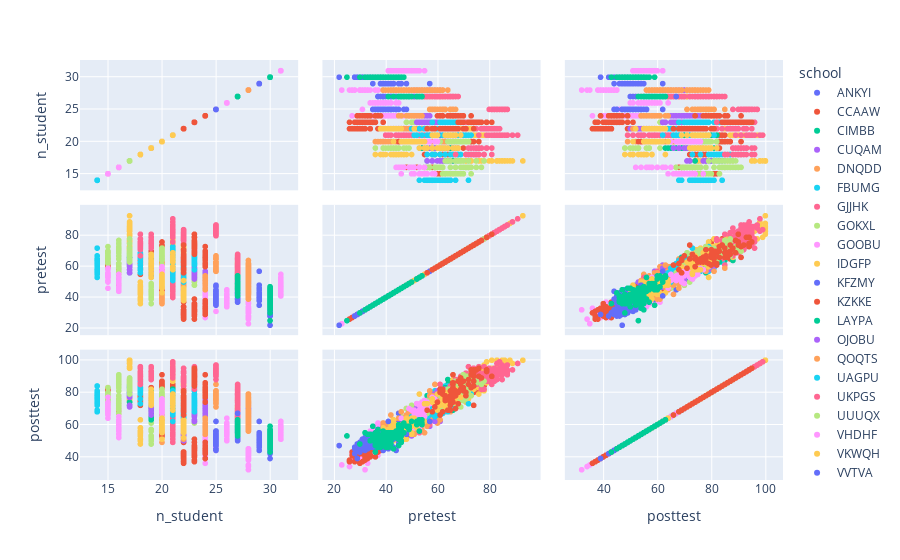

Notebook source saved alongside this figure:
### Code cell
fig = px.scatter_matrix(df,
    dimensions=["n_student", "pretest", "posttest"],
    color="school")
fig.show()

### Figure 1 — Plotly figure (JSON) as saved in the notebook; plotly's stock layout.template omitted (floating-point values rounded to 4 significant figures; data arrays with more than 128 entries replaced by an {"elided": "..."} marker saying what was removed)
{"data": [{"dimensions": [{"axis": {"matches": true}, "label": "n_student", "values": [20, 20, 20, 20, 20, 20, 20, 20, 20, 20, 20, 20, 20, 20, 20, 20, 20, 20, 20, 20, 21, 21, 21, 21, 21, 21, 21, 21, 21, 21, 21, 21, 21, 21, 21, 21, 21, 21, 21, 21, 21]}, {"axis": {"matches": true}, "label": "pretest", "values": [62, 66, 64, 61, 64, 66, 63, 63, 64, 61, 61, 64, 66, 60, 64, 64, 63, 67, 63, 64, 60, 60, 57, 57, 56, 58, 60, 60, 54, 60, 58, 66, 60, 59, 57, 60, 61, 61, 59, 62, 60]}, {"axis": {"matches": true}, "label": "posttest", "values": [72, 79, 76, 77, 76, 74, 75, 72, 77, 72, 73, 74, 78, 71, 77, 73, 70, 73, 71, 73, 68, 70, 66, 70, 65, 67, 70, 67, 63, 75, 66, 71, 76, 69, 69, 68, 71, 66, 69, 72, 66]}], "hovertemplate": "school=ANKYI<br>%{xaxis.title.text}=%{x}<br>%{yaxis.title.text}=%{y}<extra></extra>", "legendgroup": "ANKYI", "marker": {"color": "#636efa", "symbol": "circle"}, "name": "ANKYI", "showlegend": true, "type": "splom"}, {"dimensions": [{"axis": {"matches": true}, "label": "n_student", "values": [18, 18, 18, 18, 18, 18, 18, 18, 18, 18, 18, 18, 18, 18, 18, 18, 18, 18, 20, 20, 20, 20, 20, 20, 20, 20, 20, 20, 20, 20, 20, 20, 20, 20, 20, 20, 20, 20, 15, 15, 15, 15, 15, 15, 15, 15, 15, 15, 15, 15, 15, 15, 15, 21, 21, 21, 21, 21, 21, 21, 21, 21, 21, 21, 21, 21, 21, 21, 21, 21, 21, 21, 21, 21, 16, 16, 16, 16, 16, 16, 16, 16, 16, 16, 16, 16, 16, 16, 16, 16, 19, 19, 19, 19, 19, 19, 19, 19, 19, 19, 19, 19, 19, 19, 19, 19, 19, 19, 19]}, {"axis": {"matches": true}, "label": "pretest", "values": [61, 58, 64, 58, 65, 65, 62, 58, 59, 59, 63, 63, 59, 61, 55, 66, 67, 68, 63, 63, 66, 67, 67, 73, 68, 70, 74, 64, 62, 76, 73, 65, 66, 66, 66, 65, 63, 68, 65, 70, 65, 61, 63, 62, 69, 63, 62, 63, 59, 63, 66, 59, 60, 68, 74, 63, 73, 75, 78, 69, 73, 74, 73, 68, 72, 73, 71, 73, 76, 70, 71, 76, 72, 71, 49, 55, 60, 59, 59, 55, 55, 56, 53, 48, 62, 58, 52, 59, 53, 57, 68, 67, 67, 66, 58, 61, 63, 68, 61, 75, 68, 65, 65, 61, 62, 65, 70, 65, 60]}, {"axis": {"matches": true}, "label": "posttest", "values": [75, 78, 82, 77, 87, 80, 75, 73, 74, 74, 76, 78, 77, 77, 72, 83, 81, 79, 80, 83, 82, 84, 83, 85, 87, 91, 85, 83, 78, 84, 86, 87, 79, 84, 82, 83, 78, 84, 79, 83, 81, 74, 77, 82, 81, 75, 81, 77, 74, 80, 76, 77, 74, 76, 82, 73, 78, 83, 84, 78, 81, 80, 80, 82, 84, 80, 91, 80, 80, 84, 78, 85, 83, 83, 68, 70, 73, 73, 70, 69, 71, 74, 69, 70, 76, 75, 69, 67, 69, 72, 76, 80, 76, 82, 72, 70, 75, 77, 76, 83, 75, 72, 77, 77, 69, 74, 79, 74, 73]}], "hovertemplate": "school=CCAAW<br>%{xaxis.title.text}=%{x}<br>%{yaxis.title.text}=%{y}<extra></extra>", "legendgroup": "CCAAW", "marker": {"color": "#EF553B", "symbol": "circle"}, "name": "CCAAW", "showlegend": true, "type": "splom"}, {"dimensions": [{"axis": {"matches": true}, "label": "n_student", "values": [19, 19, 19, 19, 19, 19, 19, 19, 19, 19, 19, 19, 19, 19, 19, 19, 19, 19, 19, 21, 21, 21, 21, 21, 21, 21, 21, 21, 21, 21, 21, 21, 21, 21, 21, 21, 21, 21, 21, 21, 17, 17, 17, 17, 17, 17, 17, 17, 17, 17, 17, 17, 17, 17, 17, 17, 17, 17, 17, 17, 17, 17, 17, 17, 17, 17, 17, 17, 17, 17, 17, 17, 17, 17]}, {"axis": {"matches": true}, "label": "pretest", "values": [60, 62, 59, 62, 54, 58, 58, 60, 68, 55, 61, 61, 61, 64, 61, 54, 56, 55, 65, 64, 72, 72, 67, 64, 69, 67, 70, 64, 64, 69, 70, 71, 67, 69, 69, 66, 64, 69, 67, 65, 64, 64, 73, 66, 56, 67, 62, 68, 69, 68, 63, 72, 70, 68, 64, 64, 61, 70, 65, 63, 68, 66, 64, 68, 67, 66, 68, 72, 69, 68, 62, 71, 72, 64]}, {"axis": {"matches": true}, "label": "posttest", "values": [67, 70, 73, 72, 68, 66, 66, 69, 78, 69, 71, 71, 70, 81, 72, 69, 65, 64, 71, 76, 79, 78, 72, 74, 79, 78, 76, 77, 75, 78, 82, 78, 80, 79, 80, 81, 78, 82, 82, 76, 88, 80, 81, 83, 78, 87, 82, 82, 84, 85, 82, 83, 82, 87, 85, 78, 77, 78, 79, 72, 80, 75, 75, 77, 79, 75, 80, 86, 76, 78, 75, 80, 79, 74]}], "hovertemplate": "school=CIMBB<br>%{xaxis.title.text}=%{x}<br>%{yaxis.title.text}=%{y}<extra></extra>", "legendgroup": "CIMBB", "marker": {"color": "#00cc96", "symbol": "circle"}, "name": "CIMBB", "showlegend": true, "type": "splom"}, {"dimensions": [{"axis": {"matches": true}, "label": "n_student", "values": [28, 28, 28, 28, 28, 28, 28, 28, 28, 28, 28, 28, 28, 28, 28, 28, 28, 28, 28, 28, 28, 28, 28, 28, 28, 28, 28, 28, 27, 27, 27, 27, 27, 27, 27, 27, 27, 27, 27, 27, 27, 27, 27, 27, 27, 27, 27, 27, 27, 27, 27, 27, 27, 27, 27, 28, 28, 28, 28, 28, 28, 28, 28, 28, 28, 28, 28, 28, 28, 28, 28, 28, 28, 28, 28, 28, 28, 28, 28, 28, 28, 28, 28, 24, 24, 24, 24, 24, 24, 24, 24, 24, 24, 24, 24, 24, 24, 24, 24, 24, 24, 24, 24, 24, 24, 24, 24]}, {"axis": {"matches": true}, "label": "pretest", "values": [55, 55, 58, 60, 58, 52, 53, 53, 54, 59, 55, 56, 58, 58, 58, 60, 60, 56, 56, 56, 52, 52, 56, 58, 61, 60, 57, 50, 53, 55, 46, 50, 50, 56, 44, 53, 51, 50, 53, 53, 52, 49, 55, 56, 53, 50, 50, 52, 52, 47, 46, 53, 51, 52, 50, 52, 60, 55, 53, 57, 61, 59, 51, 49, 59, 52, 51, 57, 54, 52, 57, 54, 57, 60, 51, 61, 52, 52, 49, 57, 52, 54, 58, 51, 56, 56, 51, 53, 49, 54, 52, 53, 54, 57, 52, 61, 52, 54, 55, 53, 55, 53, 48, 51, 56, 51, 49]}, {"axis": {"matches": true}, "label": "posttest", "values": [70, 67, 70, 67, 69, 63, 67, 68, 68, 70, 65, 67, 67, 65, 65, 74, 69, 61, 69, 74, 68, 68, 63, 70, 71, 62, 62, 58, 57, 63, 57, 59, 57, 64, 58, 64, 56, 61, 61, 64, 60, 61, 63, 66, 62, 59, 59, 62, 58, 62, 60, 59, 61, 65, 64, 67, 72, 69, 68, 67, 62, 64, 65, 65, 64, 63, 66, 65, 62, 65, 68, 65, 59, 68, 64, 67, 61, 63, 64, 63, 63, 63, 65, 66, 75, 72, 69, 65, 67, 72, 71, 70, 70, 76, 67, 74, 73, 68, 69, 71, 72, 70, 66, 70, 70, 69, 67]}], "hovertemplate": "school=CUQAM<br>%{xaxis.title.text}=%{x}<br>%{yaxis.title.text}=%{y}<extra></extra>", "legendgroup": "CUQAM", "marker": {"color": "#ab63fa", "symbol": "circle"}, "name": "CUQAM", "showlegend": true, "type": "splom"}, {"dimensions": [{"axis": {"matches": true}, "label": "n_student", "values": [27, 27, 27, 27, 27, 27, 27, 27, 27, 27, 27, 27, 27, 27, 27, 27, 27, 27, 27, 27, 27, 27, 27, 27, 27, 27, 27, 20, 20, 20, 20, 20, 20, 20, 20, 20, 20, 20, 20, 20, 20, 20, 20, 20, 20, 20, 20, 28, 28, 28, 28, 28, 28, 28, 28, 28, 28, 28, 28, 28, 28, 28, 28, 28, 28, 28, 28, 28, 28, 28, 28, 28, 28, 28, 28, 20, 20, 20, 20, 20, 20, 20, 20, 20, 20, 20, 20, 20, 20, 20, 20, 20, 20, 20, 20, 27, 27, 27, 27, 27, 27, 27, 27, 27, 27, 27, 27, 27, 27, 27, 27, 27, 27, 27, 27, 27, 27, 27, 27, 27, 27, 27]}, {"axis": {"matches": true}, "label": "pretest", "values": [54, 50, 51, 53, 52, 51, 56, 47, 49, 46, 43, 56, 54, 48, 55, 53, 52, 55, 52, 54, 48, 53, 52, 54, 44, 47, 49, 37, 50, 48, 40, 39, 41, 38, 44, 45, 45, 36, 48, 42, 48, 42, 45, 39, 45, 44, 40, 57, 58, 62, 61, 57, 62, 55, 55, 55, 57, 58, 58, 60, 55, 52, 61, 53, 60, 58, 53, 60, 64, 62, 56, 59, 61, 56, 54, 64, 63, 49, 60, 58, 60, 57, 58, 58, 62, 53, 55, 60, 62, 55, 60, 59, 53, 57, 59, 63, 65, 56, 60, 60, 60, 62, 63, 61, 56, 60, 55, 62, 57, 58, 57, 62, 55, 60, 52, 61, 60, 62, 60, 67, 61, 58]}, {"axis": {"matches": true}, "label": "posttest", "values": [67, 64, 65, 70, 60, 57, 61, 58, 60, 63, 61, 59, 64, 64, 62, 63, 63, 55, 65, 57, 54, 62, 58, 61, 59, 56, 58, 56, 63, 58, 60, 49, 60, 57, 58, 63, 67, 53, 62, 54, 65, 57, 67, 61, 64, 59, 52, 74, 74, 79, 71, 73, 74, 71, 68, 75, 72, 79, 75, 78, 67, 73, 73, 67, 73, 76, 67, 72, 77, 74, 74, 76, 77, 74, 73, 69, 74, 60, 61, 69, 74, 66, 70, 68, 71, 68, 66, 72, 71, 64, 67, 66, 70, 74, 69, 72, 68, 71, 69, 66, 68, 72, 70, 74, 69, 67, 66, 71, 71, 70, 67, 69, 65, 76, 62, 67, 70, 68, 64, 75, 70, 68]}], "hovertemplate": "school=DNQDD<br>%{xaxis.title.text}=%{x}<br>%{yaxis.title.text}=%{y}<extra></extra>", "legendgroup": "DNQDD", "marker": {"color": "#FFA15A", "symbol": "circle"}, "name": "DNQDD", "showlegend": true, "type": "splom"}, {"dimensions": [{"axis": {"matches": true}, "label": "n_student", "values": [14, 14, 14, 14, 14, 14, 14, 14, 14, 14, 14, 14, 14, 14, 18, 18, 18, 18, 18, 18, 18, 18, 18, 18, 18, 18, 18, 18, 18, 18, 18, 18, 14, 14, 14, 14, 14, 14, 14, 14, 14, 14, 14, 14, 14, 14]}, {"axis": {"matches": true}, "label": "pretest", "values": [53, 63, 67, 61, 57, 72, 65, 56, 64, 65, 65, 64, 62, 58, 63, 68, 66, 68, 66, 68, 68, 69, 66, 65, 58, 59, 73, 67, 72, 56, 61, 68, 57, 62, 58, 56, 64, 58, 63, 58, 61, 60, 55, 59, 64, 65]}, {"axis": {"matches": true}, "label": "posttest", "values": [68, 78, 79, 76, 76, 84, 78, 73, 77, 80, 79, 84, 81, 78, 84, 85, 81, 88, 81, 82, 79, 83, 83, 83, 80, 81, 82, 86, 83, 73, 76, 87, 79, 76, 68, 69, 76, 73, 78, 77, 77, 74, 72, 74, 80, 75]}], "hovertemplate": "school=FBUMG<br>%{xaxis.title.text}=%{x}<br>%{yaxis.title.text}=%{y}<extra></extra>", "legendgroup": "FBUMG", "marker": {"color": "#19d3f3", "symbol": "circle"}, "name": "FBUMG", "showlegend": true, "type": "splom"}, {"dimensions": [{"axis": {"matches": true}, "label": "n_student", "values": [22, 22, 22, 22, 22, 22, 22, 22, 22, 22, 22, 22, 22, 22, 22, 22, 22, 22, 22, 22, 22, 22, 27, 27, 27, 27, 27, 27, 27, 27, 27, 27, 27, 27, 27, 27, 27, 27, 27, 27, 27, 27, 27, 27, 27, 27, 27, 27, 27, 21, 21, 21, 21, 21, 21, 21, 21, 21, 21, 21, 21, 21, 21, 21, 21, 21, 21, 21, 21, 21, 21, 21, 21, 21, 21, 21, 21, 21, 21, 21, 21, 21, 21, 21, 21, 21, 21, 21, 21, 21, 21, 27, 27, 27, 27, 27, 27, 27, 27, 27, 27, 27, 27, 27, 27, 27, 27, 27, 27, 27, 27, 27, 27, 27, 27, 27, 27, 27]}, {"axis": {"matches": true}, "label": "pretest", "values": [47, 38, 47, 48, 46, 53, 44, 45, 48, 46, 47, 48, 41, 44, 46, 39, 44, 44, 48, 45, 45, 46, 61, 60, 59, 66, 65, 60, 59, 60, 65, 62, 65, 61, 66, 59, 61, 65, 65, 61, 63, 64, 60, 60, 65, 68, 67, 60, 64, 55, 59, 53, 59, 52, 53, 53, 58, 55, 62, 57, 59, 52, 63, 57, 55, 54, 54, 52, 56, 56, 52, 47, 45, 47, 48, 45, 46, 49, 47, 44, 47, 48, 41, 42, 45, 52, 44, 50, 40, 40, 44, 58, 54, 51, 52, 57, 54, 56, 52, 55, 49, 52, 55, 57, 54, 56, 54, 50, 54, 48, 60, 54, 55, 52, 49, 55, 52, 55]}, {"axis": {"matches": true}, "label": "posttest", "values": [61, 49, 60, 61, 58, 55, 58, 57, 61, 55, 59, 61, 61, 59, 57, 50, 57, 56, 58, 55, 56, 64, 75, 76, 79, 82, 76, 78, 79, 75, 82, 74, 79, 72, 79, 75, 79, 80, 81, 85, 78, 79, 77, 73, 84, 83, 81, 74, 77, 64, 64, 65, 69, 61, 64, 63, 65, 72, 72, 60, 70, 65, 74, 69, 63, 69, 69, 62, 65, 62, 57, 57, 49, 54, 55, 54, 59, 58, 62, 55, 59, 59, 54, 53, 60, 59, 51, 55, 53, 51, 57, 67, 60, 63, 59, 70, 65, 66, 59, 69, 62, 63, 64, 63, 67, 64, 66, 63, 63, 61, 69, 63, 65, 68, 65, 61, 66, 64]}], "hovertemplate": "school=GJJHK<br>%{xaxis.title.text}=%{x}<br>%{yaxis.title.text}=%{y}<extra></extra>", "legendgroup": "GJJHK", "marker": {"color": "#FF6692", "symbol": "circle"}, "name": "GJJHK", "showlegend": true, "type": "splom"}, {"dimensions": [{"axis": {"matches": true}, "label": "n_student", "values": [22, 22, 22, 22, 22, 22, 22, 22, 22, 22, 22, 22, 22, 22, 22, 22, 22, 22, 22, 22, 22, 22, 23, 23, 23, 23, 23, 23, 23, 23, 23, 23, 23, 23, 23, 23, 23, 23, 23, 23, 23, 23, 23, 23, 23, 19, 19, 19, 19, 19, 19, 19, 19, 19, 19, 19, 19, 19, 19, 19, 19, 19, 19, 19]}, {"axis": {"matches": true}, "label": "pretest", "values": [50, 57, 58, 61, 60, 55, 55, 55, 52, 53, 54, 51, 56, 59, 51, 50, 59, 59, 52, 54, 46, 49, 56, 54, 57, 54, 58, 59, 55, 51, 58, 54, 53, 52, 51, 54, 48, 56, 52, 53, 54, 50, 48, 56, 53, 48, 49, 40, 42, 43, 43, 47, 44, 42, 45, 44, 44, 41, 39, 39, 43, 45, 45, 36]}, {"axis": {"matches": true}, "label": "posttest", "values": [72, 70, 70, 72, 70, 71, 68, 74, 65, 72, 72, 62, 72, 77, 69, 69, 75, 70, 69, 69, 65, 67, 70, 72, 71, 68, 68, 70, 71, 69, 71, 74, 68, 68, 66, 72, 63, 74, 70, 61, 69, 67, 70, 75, 69, 56, 57, 52, 61, 57, 56, 53, 53, 53, 53, 53, 57, 50, 48, 48, 53, 57, 53, 51]}], "hovertemplate": "school=GOKXL<br>%{xaxis.title.text}=%{x}<br>%{yaxis.title.text}=%{y}<extra></extra>", "legendgroup": "GOKXL", "marker": {"color": "#B6E880", "symbol": "circle"}, "name": "GOKXL", "showlegend": true, "type": "splom"}, {"dimensions": [{"axis": {"matches": true}, "label": "n_student", "values": {"elided": "158 int values"}}, {"axis": {"matches": true}, "label": "pretest", "values": {"elided": "158 int values"}}, {"axis": {"matches": true}, "label": "posttest", "values": {"elided": "158 int values"}}], "hovertemplate": "school=GOOBU<br>%{xaxis.title.text}=%{x}<br>%{yaxis.title.text}=%{y}<extra></extra>", "legendgroup": "GOOBU", "marker": {"color": "#FF97FF", "symbol": "circle"}, "name": "GOOBU", "showlegend": true, "type": "splom"}, {"dimensions": [{"axis": {"matches": true}, "label": "n_student", "values": [22, 22, 22, 22, 22, 22, 22, 22, 22, 22, 22, 22, 22, 22, 22, 22, 22, 22, 22, 22, 22, 22, 21, 21, 21, 21, 21, 21, 21, 21, 21, 21, 21, 21, 21, 21, 21, 21, 21, 21, 21, 21, 21, 17, 17, 17, 17, 17, 17, 17, 17, 17, 17, 17, 17, 17, 17, 17, 17, 17, 17, 17, 17, 17, 17, 17, 17, 17, 17, 17, 17, 17, 17, 17, 17, 17, 17, 17, 17, 17, 17, 17, 17, 17, 17, 17, 17, 17, 17, 17, 17, 17, 17, 17]}, {"axis": {"matches": true}, "label": "pretest", "values": [74, 74, 72, 71, 77, 79, 73, 74, 73, 74, 72, 66, 75, 74, 74, 74, 74, 69, 71, 74, 69, 72, 82, 79, 73, 78, 74, 82, 74, 77, 78, 79, 76, 75, 72, 77, 71, 80, 73, 77, 78, 76, 78, 78, 75, 76, 75, 70, 70, 69, 76, 71, 73, 73, 78, 77, 75, 77, 71, 69, 85, 83, 84, 86, 83, 89, 85, 80, 83, 93, 83, 86, 88, 84, 81, 87, 81, 64, 71, 64, 66, 72, 71, 67, 66, 68, 73, 68, 71, 68, 63, 70, 68, 71]}, {"axis": {"matches": true}, "label": "posttest", "values": [82, 85, 76, 80, 85, 86, 82, 82, 85, 85, 87, 88, 86, 85, 84, 85, 85, 80, 80, 85, 81, 80, 93, 90, 92, 97, 93, 87, 95, 91, 91, 99, 92, 91, 87, 88, 88, 95, 89, 94, 95, 90, 96, 88, 88, 79, 84, 87, 86, 83, 83, 83, 82, 80, 81, 83, 86, 87, 79, 79, 98, 96, 99, 100, 100, 98, 100, 95, 100, 100, 100, 98, 100, 96, 95, 98, 100, 75, 81, 81, 82, 79, 75, 81, 76, 79, 81, 80, 81, 76, 77, 86, 77, 74]}], "hovertemplate": "school=IDGFP<br>%{xaxis.title.text}=%{x}<br>%{yaxis.title.text}=%{y}<extra></extra>", "legendgroup": "IDGFP", "marker": {"color": "#FECB52", "symbol": "circle"}, "name": "IDGFP", "showlegend": true, "type": "splom"}, {"dimensions": [{"axis": {"matches": true}, "label": "n_student", "values": [27, 27, 27, 27, 27, 27, 27, 27, 27, 27, 27, 27, 27, 27, 27, 27, 27, 27, 27, 27, 27, 27, 27, 27, 27, 27, 27, 25, 25, 25, 25, 25, 25, 25, 25, 25, 25, 25, 25, 25, 25, 25, 25, 25, 25, 25, 25, 25, 25, 25, 25, 25]}, {"axis": {"matches": true}, "label": "pretest", "values": [39, 39, 39, 42, 39, 43, 37, 45, 45, 38, 41, 40, 41, 47, 49, 44, 42, 42, 43, 43, 43, 37, 51, 45, 43, 43, 39, 44, 40, 38, 41, 42, 43, 39, 41, 39, 42, 47, 48, 41, 37, 42, 42, 38, 45, 42, 44, 39, 42, 44, 39, 39]}, {"axis": {"matches": true}, "label": "posttest", "values": [59, 53, 59, 55, 57, 57, 52, 67, 61, 57, 51, 58, 55, 62, 62, 57, 56, 50, 56, 55, 56, 57, 67, 58, 62, 61, 55, 56, 56, 49, 47, 51, 56, 55, 54, 54, 56, 54, 52, 47, 49, 49, 51, 48, 50, 54, 52, 48, 53, 44, 51, 47]}], "hovertemplate": "school=KFZMY<br>%{xaxis.title.text}=%{x}<br>%{yaxis.title.text}=%{y}<extra></extra>", "legendgroup": "KFZMY", "marker": {"color": "#636efa", "symbol": "circle"}, "name": "KFZMY", "showlegend": true, "type": "splom"}, {"dimensions": [{"axis": {"matches": true}, "label": "n_student", "values": [20, 20, 20, 20, 20, 20, 20, 20, 20, 20, 20, 20, 20, 20, 20, 20, 20, 20, 20, 20, 22, 22, 22, 22, 22, 22, 22, 22, 22, 22, 22, 22, 22, 22, 22, 22, 22, 22, 22, 22, 22, 22, 24, 24, 24, 24, 24, 24, 24, 24, 24, 24, 24, 24, 24, 24, 24, 24, 24, 24, 24, 24, 24, 24, 24, 24, 22, 22, 22, 22, 22, 22, 22, 22, 22, 22, 22, 22, 22, 22, 22, 22, 22, 22, 22, 22, 22, 22, 23, 23, 23, 23, 23, 23, 23, 23, 23, 23, 23, 23, 23, 23, 23, 23, 23, 23, 23, 23, 23, 23, 23]}, {"axis": {"matches": true}, "label": "pretest", "values": [48, 48, 52, 48, 45, 43, 51, 49, 45, 51, 49, 48, 45, 48, 50, 46, 50, 48, 53, 47, 32, 30, 28, 30, 29, 30, 34, 28, 29, 29, 29, 29, 32, 29, 31, 27, 34, 27, 31, 26, 32, 30, 33, 34, 29, 31, 33, 33, 33, 38, 36, 36, 33, 37, 34, 29, 33, 32, 34, 34, 36, 33, 32, 36, 30, 32, 48, 40, 42, 43, 45, 43, 47, 44, 46, 45, 45, 47, 43, 41, 43, 50, 42, 42, 37, 45, 43, 47, 28, 39, 36, 34, 35, 31, 29, 32, 32, 31, 33, 32, 35, 31, 36, 35, 26, 30, 34, 29, 31, 32, 36]}, {"axis": {"matches": true}, "label": "posttest", "values": [58, 60, 59, 55, 59, 62, 62, 62, 56, 61, 55, 54, 54, 53, 55, 57, 59, 54, 62, 56, 40, 43, 42, 42, 42, 36, 41, 37, 39, 41, 40, 40, 39, 43, 42, 41, 40, 43, 37, 38, 43, 42, 42, 44, 43, 42, 39, 44, 45, 44, 46, 43, 43, 43, 45, 39, 42, 45, 47, 45, 49, 45, 44, 49, 43, 45, 54, 49, 56, 59, 55, 57, 59, 55, 50, 54, 52, 54, 52, 53, 55, 60, 50, 57, 52, 56, 59, 62, 40, 47, 51, 49, 46, 46, 44, 46, 38, 45, 46, 41, 45, 42, 40, 45, 37, 44, 41, 43, 47, 41, 45]}], "hovertemplate": "school=KZKKE<br>%{xaxis.title.text}=%{x}<br>%{yaxis.title.text}=%{y}<extra></extra>", "legendgroup": "KZKKE", "marker": {"color": "#EF553B", "symbol": "circle"}, "name": "KZKKE", "showlegend": true, "type": "splom"}, {"dimensions": [{"axis": {"matches": true}, "label": "n_student", "values": [21, 21, 21, 21, 21, 21, 21, 21, 21, 21, 21, 21, 21, 21, 21, 21, 21, 21, 21, 21, 21, 19, 19, 19, 19, 19, 19, 19, 19, 19, 19, 19, 19, 19, 19, 19, 19, 19, 19, 19, 17, 17, 17, 17, 17, 17, 17, 17, 17, 17, 17, 17, 17, 17, 17, 17, 17]}, {"axis": {"matches": true}, "label": "pretest", "values": [65, 66, 58, 67, 60, 59, 58, 62, 60, 66, 59, 63, 57, 58, 58, 65, 67, 66, 63, 59, 64, 62, 53, 56, 66, 65, 62, 60, 59, 60, 63, 62, 66, 56, 60, 59, 54, 61, 60, 60, 65, 66, 67, 68, 63, 63, 56, 60, 63, 65, 68, 64, 65, 67, 62, 63, 67]}, {"axis": {"matches": true}, "label": "posttest", "values": [76, 69, 70, 79, 70, 69, 71, 74, 68, 74, 70, 70, 67, 70, 71, 71, 74, 72, 72, 73, 73, 71, 71, 71, 72, 72, 70, 75, 67, 70, 72, 73, 71, 63, 71, 69, 65, 70, 66, 70, 82, 82, 83, 84, 74, 80, 72, 78, 81, 80, 80, 79, 79, 83, 80, 83, 78]}], "hovertemplate": "school=LAYPA<br>%{xaxis.title.text}=%{x}<br>%{yaxis.title.text}=%{y}<extra></extra>", "legendgroup": "LAYPA", "marker": {"color": "#00cc96", "symbol": "circle"}, "name": "LAYPA", "showlegend": true, "type": "splom"}, {"dimensions": [{"axis": {"matches": true}, "label": "n_student", "values": [17, 17, 17, 17, 17, 17, 17, 17, 17, 17, 17, 17, 17, 17, 17, 17, 17, 22, 22, 22, 22, 22, 22, 22, 22, 22, 22, 22, 22, 22, 22, 22, 22, 22, 22, 22, 22, 22, 22, 19, 19, 19, 19, 19, 19, 19, 19, 19, 19, 19, 19, 19, 19, 19, 19, 19, 19, 19, 23, 23, 23, 23, 23, 23, 23, 23, 23, 23, 23, 23, 23, 23, 23, 23, 23, 23, 23, 23, 23, 23, 23]}, {"axis": {"matches": true}, "label": "pretest", "values": [56, 62, 63, 58, 61, 65, 58, 61, 67, 58, 62, 65, 63, 62, 62, 63, 60, 50, 47, 48, 43, 50, 48, 48, 44, 51, 44, 53, 47, 46, 50, 53, 47, 45, 49, 45, 47, 49, 44, 60, 55, 59, 60, 64, 62, 63, 60, 58, 61, 62, 59, 57, 66, 61, 61, 55, 57, 58, 59, 62, 53, 52, 63, 55, 56, 57, 54, 59, 59, 55, 53, 57, 61, 57, 60, 58, 59, 58, 59, 58, 56]}, {"axis": {"matches": true}, "label": "posttest", "values": [71, 77, 77, 79, 78, 78, 72, 80, 84, 78, 78, 78, 81, 77, 82, 82, 81, 60, 62, 58, 51, 59, 58, 60, 56, 60, 56, 62, 55, 50, 53, 59, 58, 57, 60, 56, 58, 68, 54, 70, 68, 68, 71, 76, 74, 71, 66, 68, 72, 73, 72, 73, 72, 75, 71, 68, 68, 68, 66, 69, 62, 70, 73, 62, 67, 67, 63, 62, 71, 66, 68, 67, 67, 69, 65, 74, 68, 66, 68, 74, 62]}], "hovertemplate": "school=OJOBU<br>%{xaxis.title.text}=%{x}<br>%{yaxis.title.text}=%{y}<extra></extra>", "legendgroup": "OJOBU", "marker": {"color": "#ab63fa", "symbol": "circle"}, "name": "OJOBU", "showlegend": true, "type": "splom"}, {"dimensions": [{"axis": {"matches": true}, "label": "n_student", "values": {"elided": "149 int values"}}, {"axis": {"matches": true}, "label": "pretest", "values": {"elided": "149 int values"}}, {"axis": {"matches": true}, "label": "posttest", "values": {"elided": "149 int values"}}], "hovertemplate": "school=QOQTS<br>%{xaxis.title.text}=%{x}<br>%{yaxis.title.text}=%{y}<extra></extra>", "legendgroup": "QOQTS", "marker": {"color": "#FFA15A", "symbol": "circle"}, "name": "QOQTS", "showlegend": true, "type": "splom"}, {"dimensions": [{"axis": {"matches": true}, "label": "n_student", "values": [22, 22, 22, 22, 22, 22, 22, 22, 22, 22, 22, 22, 22, 22, 22, 22, 22, 22, 22, 22, 22, 22, 23, 23, 23, 23, 23, 23, 23, 23, 23, 23, 23, 23, 23, 23, 23, 23, 23, 23, 23, 23, 23, 23, 23, 21, 21, 21, 21, 21, 21, 21, 21, 21, 21, 21, 21, 21, 21, 21, 21, 21, 21, 21, 21, 21, 21, 21, 21, 21, 21, 21, 21, 21, 21, 21, 21, 21, 21, 21, 21, 21, 21, 21, 21, 21, 21]}, {"axis": {"matches": true}, "label": "pretest", "values": [61, 56, 64, 60, 56, 53, 63, 55, 55, 60, 59, 58, 55, 62, 50, 59, 56, 63, 59, 64, 64, 60, 67, 62, 68, 58, 61, 65, 58, 61, 67, 66, 66, 70, 62, 62, 65, 66, 64, 65, 69, 62, 68, 63, 70, 54, 62, 58, 60, 63, 56, 57, 58, 56, 56, 60, 65, 62, 63, 57, 52, 58, 57, 58, 60, 51, 73, 67, 68, 70, 68, 66, 65, 70, 67, 64, 64, 67, 65, 67, 68, 72, 69, 71, 71, 68, 68]}, {"axis": {"matches": true}, "label": "posttest", "values": [70, 64, 68, 67, 73, 67, 69, 69, 64, 71, 65, 68, 65, 67, 65, 69, 66, 75, 70, 70, 69, 70, 81, 68, 78, 70, 73, 76, 74, 79, 73, 76, 72, 83, 74, 72, 77, 75, 73, 72, 79, 68, 74, 71, 75, 68, 69, 67, 68, 72, 69, 66, 68, 69, 67, 69, 72, 67, 71, 68, 66, 69, 67, 67, 66, 62, 79, 77, 79, 78, 77, 71, 81, 77, 79, 71, 77, 75, 73, 75, 76, 73, 79, 79, 81, 77, 78]}], "hovertemplate": "school=UAGPU<br>%{xaxis.title.text}=%{x}<br>%{yaxis.title.text}=%{y}<extra></extra>", "legendgroup": "UAGPU", "marker": {"color": "#19d3f3", "symbol": "circle"}, "name": "UAGPU", "showlegend": true, "type": "splom"}, {"dimensions": [{"axis": {"matches": true}, "label": "n_student", "values": [21, 21, 21, 21, 21, 21, 21, 21, 21, 21, 21, 21, 21, 21, 21, 21, 21, 21, 21, 21, 21, 25, 25, 25, 25, 25, 25, 25, 25, 25, 25, 25, 25, 25, 25, 25, 25, 25, 25, 25, 25, 25, 25, 25, 25, 25, 19, 19, 19, 19, 19, 19, 19, 19, 19, 19, 19, 19, 19, 19, 19, 19, 19, 19, 19, 18, 18, 18, 18, 18, 18, 18, 18, 18, 18, 18, 18, 18, 18, 18, 18, 18, 18, 23, 23, 23, 23, 23, 23, 23, 23, 23, 23, 23, 23, 23, 23, 23, 23, 23, 23, 23, 23, 23, 23, 23, 22, 22, 22, 22, 22, 22, 22, 22, 22, 22, 22, 22, 22, 22, 22, 22, 22, 22, 22, 22, 22, 22]}, {"axis": {"matches": true}, "label": "pretest", "values": [84, 83, 84, 87, 80, 76, 91, 82, 83, 82, 85, 82, 84, 84, 86, 81, 87, 83, 89, 79, 87, 81, 87, 82, 84, 82, 81, 86, 83, 85, 85, 86, 83, 86, 81, 80, 84, 83, 82, 87, 86, 81, 84, 86, 82, 85, 77, 76, 77, 74, 75, 81, 75, 76, 73, 79, 79, 68, 76, 79, 75, 72, 76, 79, 75, 74, 76, 72, 78, 74, 75, 76, 75, 71, 78, 75, 75, 76, 81, 74, 67, 73, 75, 75, 70, 74, 73, 71, 70, 76, 74, 71, 73, 71, 74, 71, 74, 73, 72, 70, 69, 72, 75, 72, 71, 72, 81, 83, 78, 82, 77, 80, 75, 84, 80, 78, 77, 77, 79, 81, 82, 77, 79, 80, 78, 77, 78, 78]}, {"axis": {"matches": true}, "label": "posttest", "values": [95, 93, 91, 94, 94, 93, 98, 94, 91, 94, 94, 95, 94, 99, 96, 91, 91, 98, 94, 89, 93, 94, 97, 93, 93, 93, 93, 94, 90, 88, 97, 93, 94, 95, 94, 92, 92, 93, 91, 92, 93, 92, 94, 96, 95, 91, 89, 96, 90, 95, 93, 89, 92, 93, 93, 91, 92, 88, 93, 93, 88, 91, 90, 93, 90, 86, 95, 88, 96, 95, 90, 92, 90, 85, 89, 90, 85, 90, 85, 91, 88, 91, 93, 91, 84, 90, 91, 92, 86, 95, 90, 85, 92, 90, 93, 89, 88, 92, 82, 90, 90, 90, 91, 86, 91, 96, 90, 88, 82, 87, 88, 92, 86, 93, 95, 89, 90, 82, 87, 93, 89, 88, 89, 87, 92, 84, 89, 87]}], "hovertemplate": "school=UKPGS<br>%{xaxis.title.text}=%{x}<br>%{yaxis.title.text}=%{y}<extra></extra>", "legendgroup": "UKPGS", "marker": {"color": "#FF6692", "symbol": "circle"}, "name": "UKPGS", "showlegend": true, "type": "splom"}, {"dimensions": [{"axis": {"matches": true}, "label": "n_student", "values": [16, 16, 16, 16, 16, 16, 16, 16, 16, 16, 16, 16, 16, 16, 16, 16, 17, 17, 17, 17, 17, 17, 17, 17, 17, 17, 17, 17, 17, 17, 17, 17, 17, 16, 16, 16, 16, 16, 16, 16, 16, 16, 16, 16, 16, 16, 16, 16, 16, 20, 20, 20, 20, 20, 20, 20, 20, 20, 20, 20, 20, 20, 20, 20, 20, 20, 20, 20, 20, 15, 15, 15, 15, 15, 15, 15, 15, 15, 15, 15, 15, 15, 15, 15]}, {"axis": {"matches": true}, "label": "pretest", "values": [62, 55, 62, 56, 59, 60, 65, 67, 59, 57, 60, 61, 55, 62, 62, 62, 68, 64, 65, 69, 72, 63, 70, 67, 68, 78, 75, 72, 68, 67, 69, 67, 70, 72, 72, 69, 73, 72, 70, 77, 71, 71, 72, 71, 75, 71, 72, 72, 67, 67, 72, 71, 72, 66, 68, 65, 70, 71, 64, 70, 71, 70, 68, 69, 72, 68, 66, 69, 61, 68, 70, 67, 66, 66, 70, 64, 65, 67, 63, 73, 67, 69, 64, 62]}, {"axis": {"matches": true}, "label": "posttest", "values": [75, 69, 70, 67, 70, 72, 75, 76, 72, 62, 72, 78, 71, 74, 73, 71, 82, 82, 82, 81, 88, 81, 84, 87, 83, 87, 87, 81, 86, 79, 89, 85, 85, 90, 87, 87, 89, 85, 91, 85, 81, 90, 89, 88, 86, 83, 84, 85, 85, 80, 79, 76, 78, 75, 79, 78, 79, 82, 77, 78, 80, 79, 73, 71, 79, 74, 77, 75, 73, 72, 79, 76, 83, 80, 75, 80, 78, 78, 76, 78, 73, 75, 79, 73]}], "hovertemplate": "school=UUUQX<br>%{xaxis.title.text}=%{x}<br>%{yaxis.title.text}=%{y}<extra></extra>", "legendgroup": "UUUQX", "marker": {"color": "#B6E880", "symbol": "circle"}, "name": "UUUQX", "showlegend": true, "type": "splom"}, {"dimensions": [{"axis": {"matches": true}, "label": "n_student", "values": [20, 20, 20, 20, 20, 20, 20, 20, 20, 20, 20, 20, 20, 20, 20, 20, 20, 20, 20, 20, 16, 16, 16, 16, 16, 16, 16, 16, 16, 16, 16, 16, 16, 16, 16, 16, 15, 15, 15, 15, 15, 15, 15, 15, 15, 15, 15, 15, 15, 15, 15]}, {"axis": {"matches": true}, "label": "pretest", "values": [59, 52, 55, 53, 51, 52, 59, 55, 59, 54, 60, 56, 49, 54, 53, 57, 56, 54, 57, 55, 47, 51, 53, 46, 55, 47, 53, 50, 44, 46, 49, 45, 47, 53, 45, 51, 59, 56, 58, 54, 51, 53, 50, 54, 55, 55, 51, 56, 53, 53, 46]}, {"axis": {"matches": true}, "label": "posttest", "values": [72, 68, 68, 69, 65, 73, 71, 75, 76, 72, 73, 73, 70, 67, 72, 73, 74, 72, 73, 72, 60, 58, 56, 56, 65, 58, 60, 60, 52, 58, 62, 54, 56, 58, 57, 63, 70, 70, 77, 74, 67, 66, 69, 70, 73, 72, 69, 71, 68, 68, 64]}], "hovertemplate": "school=VHDHF<br>%{xaxis.title.text}=%{x}<br>%{yaxis.title.text}=%{y}<extra></extra>", "legendgroup": "VHDHF", "marker": {"color": "#FF97FF", "symbol": "circle"}, "name": "VHDHF", "showlegend": true, "type": "splom"}, {"dimensions": [{"axis": {"matches": true}, "label": "n_student", "values": [18, 18, 18, 18, 18, 18, 18, 18, 18, 18, 18, 18, 18, 18, 18, 18, 18, 18, 21, 21, 21, 21, 21, 21, 21, 21, 21, 21, 21, 21, 21, 21, 21, 21, 21, 21, 21, 21, 21, 19, 19, 19, 19, 19, 19, 19, 19, 19, 19, 19, 19, 19, 19, 19, 19, 19, 19, 19, 20, 20, 20, 20, 20, 20, 20, 20, 20, 20, 20, 20, 20, 20, 20, 20, 20, 20, 20, 20, 22, 22, 22, 22, 22, 22, 22, 22, 22, 22, 22, 22, 22, 22, 22, 22, 22, 22, 22, 22, 22, 22]}, {"axis": {"matches": true}, "label": "pretest", "values": [43, 44, 43, 38, 47, 45, 45, 50, 39, 44, 36, 43, 48, 43, 46, 42, 40, 47, 60, 63, 58, 65, 63, 64, 65, 63, 60, 59, 65, 67, 66, 59, 65, 67, 65, 63, 69, 65, 63, 68, 61, 61, 60, 62, 63, 60, 63, 67, 55, 58, 61, 53, 58, 66, 61, 62, 64, 56, 55, 48, 48, 48, 48, 49, 49, 53, 50, 48, 49, 47, 46, 43, 54, 50, 52, 50, 51, 50, 40, 43, 42, 43, 42, 43, 45, 43, 43, 41, 43, 44, 43, 44, 41, 51, 39, 44, 38, 42, 42, 46]}, {"axis": {"matches": true}, "label": "posttest", "values": [50, 56, 55, 51, 51, 56, 53, 54, 51, 55, 48, 58, 63, 56, 58, 55, 51, 58, 69, 73, 74, 78, 76, 73, 79, 71, 73, 73, 77, 77, 78, 71, 75, 74, 76, 76, 77, 79, 75, 79, 72, 74, 79, 75, 80, 74, 78, 82, 73, 76, 80, 79, 75, 80, 73, 77, 77, 73, 62, 61, 62, 64, 51, 56, 58, 61, 60, 60, 60, 57, 59, 56, 62, 64, 58, 59, 64, 55, 55, 55, 58, 58, 60, 61, 60, 59, 56, 56, 59, 57, 63, 59, 57, 61, 58, 60, 52, 61, 62, 57]}], "hovertemplate": "school=VKWQH<br>%{xaxis.title.text}=%{x}<br>%{yaxis.title.text}=%{y}<extra></extra>", "legendgroup": "VKWQH", "marker": {"color": "#FECB52", "symbol": "circle"}, "name": "VKWQH", "showlegend": true, "type": "splom"}, {"dimensions": [{"axis": {"matches": true}, "label": "n_student", "values": [29, 29, 29, 29, 29, 29, 29, 29, 29, 29, 29, 29, 29, 29, 29, 29, 29, 29, 29, 29, 29, 29, 29, 29, 29, 29, 29, 29, 29, 30, 30, 30, 30, 30, 30, 30, 30, 30, 30, 30, 30, 30, 30, 30, 30, 30, 30, 30, 30, 30, 30, 30, 30, 30, 30, 30, 30, 30, 30, 25, 25, 25, 25, 25, 25, 25, 25, 25, 25, 25, 25, 25, 25, 25, 25, 25, 25, 25, 25, 25, 25, 25, 25, 25, 30, 30, 30, 30, 30, 30, 30, 30, 30, 30, 30, 30, 30, 30, 30, 30, 30, 30, 30, 30, 30, 30, 30, 30, 30, 30, 30, 30, 30, 30]}, {"axis": {"matches": true}, "label": "pretest", "values": [39, 48, 40, 46, 39, 39, 38, 43, 38, 38, 42, 43, 45, 41, 40, 43, 43, 42, 41, 57, 40, 39, 40, 43, 38, 46, 40, 35, 40, 31, 30, 34, 34, 32, 30, 31, 28, 30, 33, 34, 22, 31, 35, 30, 31, 29, 29, 29, 30, 38, 35, 31, 32, 35, 35, 32, 30, 34, 32, 41, 35, 37, 38, 36, 38, 40, 42, 39, 41, 40, 37, 37, 38, 42, 36, 40, 40, 40, 41, 40, 41, 40, 36, 41, 34, 30, 35, 37, 30, 29, 36, 32, 28, 30, 33, 33, 35, 34, 33, 32, 35, 34, 33, 30, 32, 28, 32, 31, 34, 29, 34, 33, 33, 37]}, {"axis": {"matches": true}, "label": "posttest", "values": [49, 54, 47, 55, 44, 51, 51, 54, 52, 49, 48, 53, 48, 48, 50, 53, 51, 49, 51, 62, 49, 50, 53, 46, 50, 54, 47, 46, 53, 49, 49, 49, 51, 48, 43, 45, 46, 46, 45, 50, 47, 47, 54, 43, 49, 48, 39, 47, 47, 52, 49, 48, 45, 53, 52, 48, 49, 46, 47, 51, 53, 49, 52, 45, 48, 48, 54, 54, 45, 49, 47, 51, 51, 48, 50, 49, 50, 50, 54, 49, 49, 47, 50, 62, 47, 48, 49, 50, 47, 48, 52, 50, 42, 47, 47, 45, 52, 53, 47, 52, 48, 46, 48, 48, 52, 45, 44, 51, 49, 44, 49, 52, 49, 52]}], "hovertemplate": "school=VVTVA<br>%{xaxis.title.text}=%{x}<br>%{yaxis.title.text}=%{y}<extra></extra>", "legendgroup": "VVTVA", "marker": {"color": "#636efa", "symbol": "circle"}, "name": "VVTVA", "showlegend": true, "type": "splom"}, {"dimensions": [{"axis": {"matches": true}, "label": "n_student", "values": [24, 24, 24, 24, 24, 24, 24, 24, 24, 24, 24, 24, 24, 24, 24, 24, 24, 24, 24, 24, 24, 24, 24, 24, 22, 22, 22, 22, 22, 22, 22, 22, 22, 22, 22, 22, 22, 22, 22, 22, 22, 22, 22, 22, 22, 22, 23, 23, 23, 23, 23, 23, 23, 23, 23, 23, 23, 23, 23, 23, 23, 23, 23, 23, 23, 23, 23, 23, 23]}, {"axis": {"matches": true}, "label": "pretest", "values": [66, 73, 65, 62, 66, 66, 70, 69, 68, 62, 60, 66, 65, 67, 66, 61, 67, 66, 65, 61, 66, 62, 64, 70, 63, 65, 58, 63, 65, 74, 70, 71, 61, 68, 62, 56, 66, 65, 66, 63, 66, 71, 64, 59, 67, 63, 79, 81, 75, 77, 68, 73, 69, 75, 69, 72, 79, 74, 76, 73, 74, 79, 74, 72, 74, 69, 74, 70, 76]}, {"axis": {"matches": true}, "label": "posttest", "values": [86, 83, 74, 81, 85, 81, 82, 82, 80, 82, 74, 91, 78, 81, 80, 82, 78, 83, 81, 80, 80, 79, 77, 83, 75, 76, 68, 78, 72, 72, 81, 78, 66, 73, 68, 69, 74, 69, 77, 77, 77, 80, 69, 71, 70, 76, 94, 90, 94, 89, 87, 91, 89, 94, 85, 85, 93, 94, 90, 94, 87, 94, 92, 88, 84, 86, 90, 87, 95]}], "hovertemplate": "school=ZMNYA<br>%{xaxis.title.text}=%{x}<br>%{yaxis.title.text}=%{y}<extra></extra>", "legendgroup": "ZMNYA", "marker": {"color": "#EF553B", "symbol": "circle"}, "name": "ZMNYA", "showlegend": true, "type": "splom"}, {"dimensions": [{"axis": {"matches": true}, "label": "n_student", "values": [27, 27, 27, 27, 27, 27, 27, 27, 27, 27, 27, 27, 27, 27, 27, 27, 27, 27, 27, 27, 27, 27, 27, 27, 27, 27, 27, 30, 30, 30, 30, 30, 30, 30, 30, 30, 30, 30, 30, 30, 30, 30, 30, 30, 30, 30, 30, 30, 30, 30, 30, 30, 30, 30, 30, 30, 30, 30, 30, 30, 30, 30, 30, 30, 30, 30, 30, 30, 30, 30, 30, 30, 30, 30, 30, 30, 30, 30, 30, 30, 30, 30, 30, 30, 30, 30, 30, 30, 30, 30, 30, 30, 30, 30, 30, 30, 30, 30, 30, 30, 30, 30, 30, 30, 30, 30, 30, 30, 30, 30, 30, 30, 30, 30, 30, 30, 30]}, {"axis": {"matches": true}, "label": "pretest", "values": [45, 49, 53, 47, 49, 49, 41, 54, 52, 49, 46, 48, 46, 43, 45, 52, 48, 53, 46, 54, 47, 49, 50, 46, 54, 46, 52, 32, 25, 33, 44, 34, 38, 34, 39, 41, 36, 38, 38, 37, 35, 30, 38, 38, 36, 37, 35, 41, 37, 37, 39, 37, 40, 34, 38, 39, 36, 46, 43, 40, 45, 39, 39, 43, 45, 44, 46, 44, 37, 41, 38, 40, 37, 38, 45, 47, 44, 43, 37, 38, 41, 41, 45, 36, 42, 41, 36, 41, 43, 39, 38, 42, 36, 36, 40, 42, 39, 40, 39, 41, 38, 42, 46, 41, 42, 39, 38, 40, 41, 45, 38, 39, 39, 38, 45, 46, 41]}, {"axis": {"matches": true}, "label": "posttest", "values": [60, 58, 56, 55, 59, 59, 53, 63, 60, 59, 58, 59, 57, 55, 59, 62, 59, 63, 56, 61, 61, 57, 62, 54, 60, 55, 62, 55, 53, 54, 56, 54, 53, 50, 54, 55, 52, 53, 52, 52, 52, 48, 53, 50, 55, 57, 59, 54, 53, 54, 49, 53, 55, 50, 53, 56, 49, 49, 52, 49, 51, 50, 51, 53, 51, 53, 50, 54, 50, 52, 48, 53, 47, 52, 57, 55, 52, 45, 46, 50, 51, 55, 53, 47, 50, 48, 48, 46, 52, 54, 49, 51, 43, 53, 48, 48, 49, 47, 55, 48, 48, 55, 53, 49, 50, 52, 46, 46, 50, 47, 51, 50, 55, 46, 51, 53, 48]}], "hovertemplate": "school=ZOWMK<br>%{xaxis.title.text}=%{x}<br>%{yaxis.title.text}=%{y}<extra></extra>", "legendgroup": "ZOWMK", "marker": {"color": "#00cc96", "symbol": "circle"}, "name": "ZOWMK", "showlegend": true, "type": "splom"}], "layout": {"dragmode": "select", "legend": {"title": {"text": "school"}, "tracegroupgap": 0}, "margin": {"t": 60}}}
